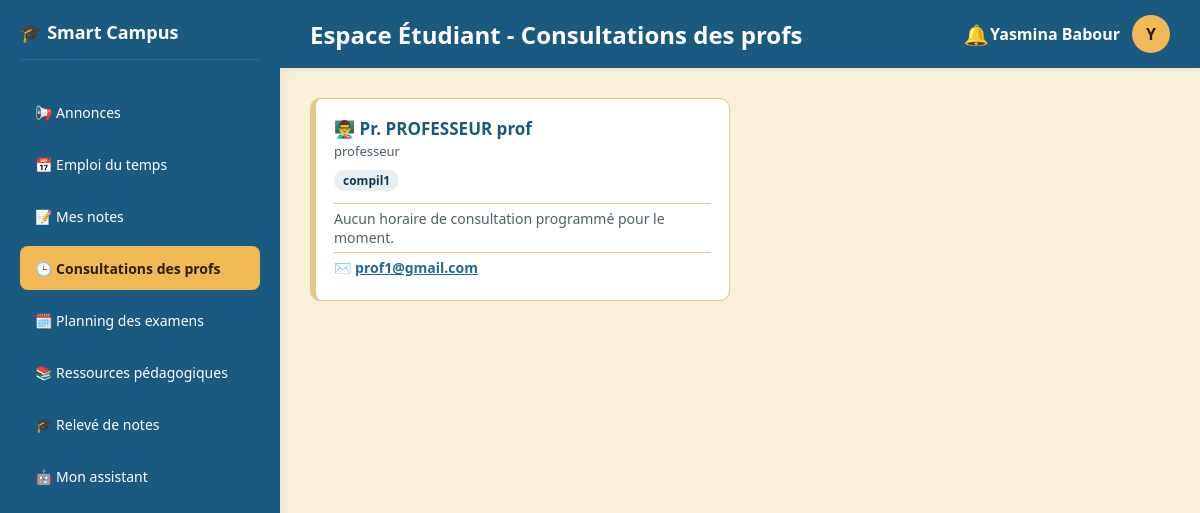
Page /etudiant_consultations.php (signed in) on the earlier database version.
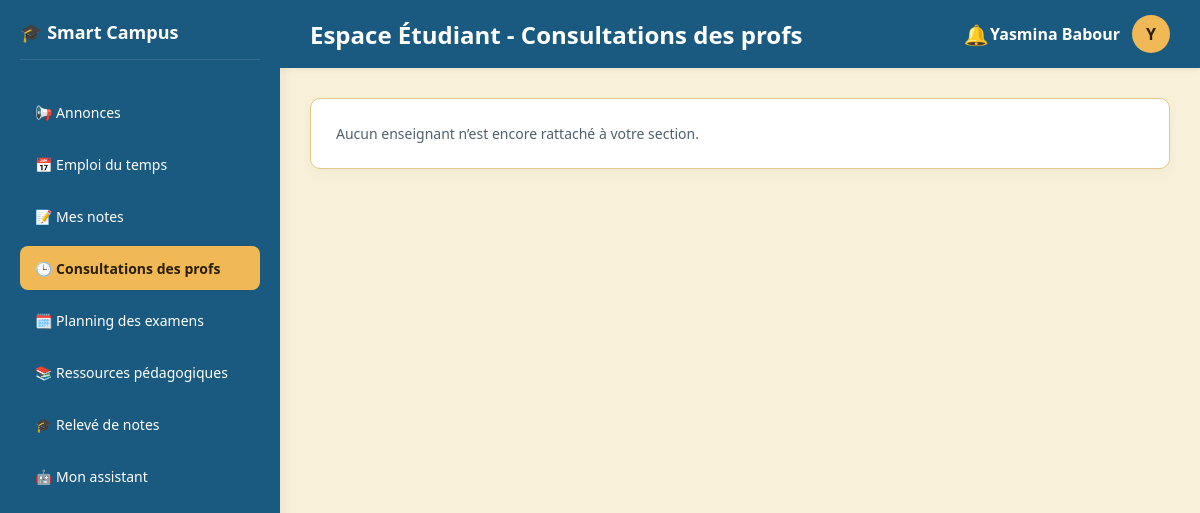
Same page on the later database version.
### tables this page shows
CREATE TABLE `prof` (
  `id_prof` int(11) NOT NULL,
  `id_user` varchar(100) NOT NULL,
  `id_Dep` int(11) DEFAULT NULL,
  `grade` varchar(50) DEFAULT NULL
);

CREATE TABLE `user` (
  `id_user` varchar(100) NOT NULL,
  `nom` varchar(50) NOT NULL,
  `prenom` varchar(50) NOT NULL,
  `email` varchar(100) NOT NULL,
  `mdP` varchar(255) NOT NULL,
  `role` enum('etudiant','prof','scolarite') NOT NULL
);

### etudiant_consultations.php (the view, shortened to what the changed rows need)
<?php
$page_title  = 'Consultations des profs';
$page_active = 'etudiant_consultations.php';
require 'etu_header.php';
$jours_fr = ['Dimanche','Lundi','Mardi','Mercredi','Jeudi','Vendredi','Samedi'];
$profs = [];
$error = '';
try {
    $st = $pdo->prepare("SELECT p.id_prof, p.grade, u.nom, u.prenom, u.email AS email_compte,
                                GROUP_CONCAT(DISTINCT m.Nom_mod ORDER BY m.Nom_mod SEPARATOR ', ') AS modules,
                                c.date_consult, c.heure_consult, c.bureau, c.email_contact, c.note
                         FROM prof p
                         JOIN user u ON u.id_user = p.id_user
                         JOIN (SELECT id_prof, id_mod FROM seance WHERE id_Sec = ?
                               UNION
                               SELECT en.id_prof, en.id_mod FROM enseignement en
                               JOIN programme pr ON pr.id_mod = en.id_mod WHERE pr.id_sp = ?) pm ON pm.id_prof = p.id_prof
                         JOIN module m ON m.id_mod = pm.id_mod
                         LEFT JOIN consultation c ON c.id_prof = p.id_prof AND c.date_consult >= CURDATE()
                         GROUP BY p.id_prof, p.grade, u.nom, u.prenom, u.email,
                                  c.date_consult, c.heure_consult, c.bureau, c.email_contact, c.note
                         ORDER BY (c.date_consult IS NULL), c.date_consult, u.nom");
    $st->execute([$etu['id_Sec'], $etu['id_sp']]);
    $profs = $st->fetchAll(PDO::FETCH_ASSOC);
} catch (PDOException $e) {
    $error = "Impossible de charger les consultations pour le moment. Réessayez plus tard.";
}
?>
<?php if (!$error && empty($profs)): ?>
  <div class="card"><p class="muted">Aucun enseignant n’est encore rattaché à votre section.</p></div>
<?php else: ?>
<div class="pgrid">
  <?php foreach ($profs as $p): $has = !empty($p['date_consult']);
        if ($has) { $d = new DateTime($p['date_consult']); $j = (int)$aujourdhui->diff($d)->days; } ?>
    <article class="pcard <?php echo $has ? '' : 'none'; ?>">
      <h4>👨‍🏫 Pr. <?php echo htmlspecialchars($p['nom'] . ' ' . $p['prenom']); ?></h4>
      <div class="grade"><?php echo htmlspecialchars($p['grade'] ?: 'Enseignant'); ?></div>
      <div class="mods"><?php foreach (explode(', ', $p['modules']) as $mn): ?><span class="mod"><?php echo htmlspecialchars($mn); ?></span><?php endforeach; ?></div>
      <?php if ($has): ?>
        <div class="row">📅 <strong><?php echo $jours_fr[(int)$d->format('w')] . ' ' . $d->format('d/m/Y'); ?></strong>
          <?php if ($j === 0): ?><span class="pill today">Aujourd’hui</span><?php elseif ($j === 1): ?><span class="pill">Demain</span><?php endif; ?></div>
        <div class="row">🕒 <?php echo htmlspecialchars($p['heure_consult']); ?></div>
        <div class="row">🏛️ <?php echo htmlspecialchars($p['bureau']); ?></div>
        <div class="row">✉️ <a href="mailto:<?php echo htmlspecialchars($p['email_contact']); ?>"><?php echo htmlspecialchars($p['email_contact']); ?></a></div>
        <?php if (!empty($p['note'])): ?><div class="note">💬 <?php echo htmlspecialchars($p['note']); ?></div><?php endif; ?>
      <?php else: ?>
        <div class="row"><span class="muted">Aucun horaire de consultation programmé pour le moment.</span></div>
        <?php if (!empty($p['email_compte'])): ?>
          <div class="row">✉️ <a href="mailto:<?php echo htmlspecialchars($p['email_compte']); ?>"><?php echo htmlspecialchars($p['email_compte']); ?></a></div>
        <?php endif; ?>
      <?php endif; ?>
    </article>
  <?php endforeach; ?>
</div>
<?php endif; ?>
<?php require 'etu_footer.php'; ?>

### etu_header.php (shortened to what the changed rows need)
<?php
$menu = [
    'etudiant_dashboard.php' => '📢 Annonces',
    'etudiant_edt.php'       => '📅 Emploi du temps',
    'etudiant_notes.php'     => '📝 Mes notes',
    'etudiant_consultations.php' => '🕒 Consultations des profs',
    'etudiant_examens.php'   => '🗓️ Planning des examens',
    'etudiant_ressources.php'=> '📚 Ressources pédagogiques',
    'etudiant_releve.php'    => '🎓 Relevé de notes',
    'etudiant_assistant.php' => '🤖 Mon assistant',
];
$page_active = $page_active ?? '';
$page_title  = $page_title ?? 'Espace Étudiant';
?>
<!DOCTYPE html>
<html lang="fr">
<head>
</head>
<body>
<div class="sidebar">
  <div>
    <nav class="menu" aria-label="Menu principal">
      <?php foreach ($menu as $file => $label): ?>
        <a href="<?php echo $file; ?>" class="menu-item <?php echo $file === $page_active ? 'active' : ''; ?>"><?php echo $label; ?></a>
      <?php endforeach; ?>
    </nav>
  </div>
</div>
<div class="main-content">
  <div class="top-navbar">
    <h2>Espace Étudiant - <?php echo htmlspecialchars($page_title); ?></h2>
  </div>
  <div class="content-body">

Differences in the rows shown:
no longer on this page (row edited): prof: id_user.prenom "PROFESSEUR prof", grade "professeur", mn "compil1", id_user.email "prof1@gmail.com"
Other differences:
text now shown: "Aucun enseignant n’est encore rattaché à votre section."
